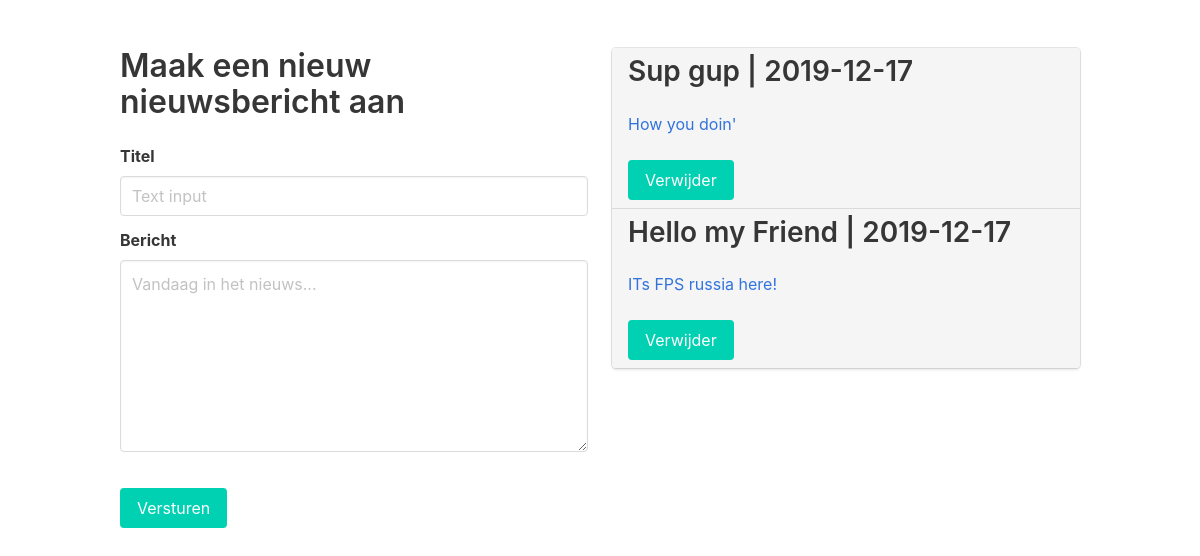
The page /news/ (signed in) on the database as committed earlier.
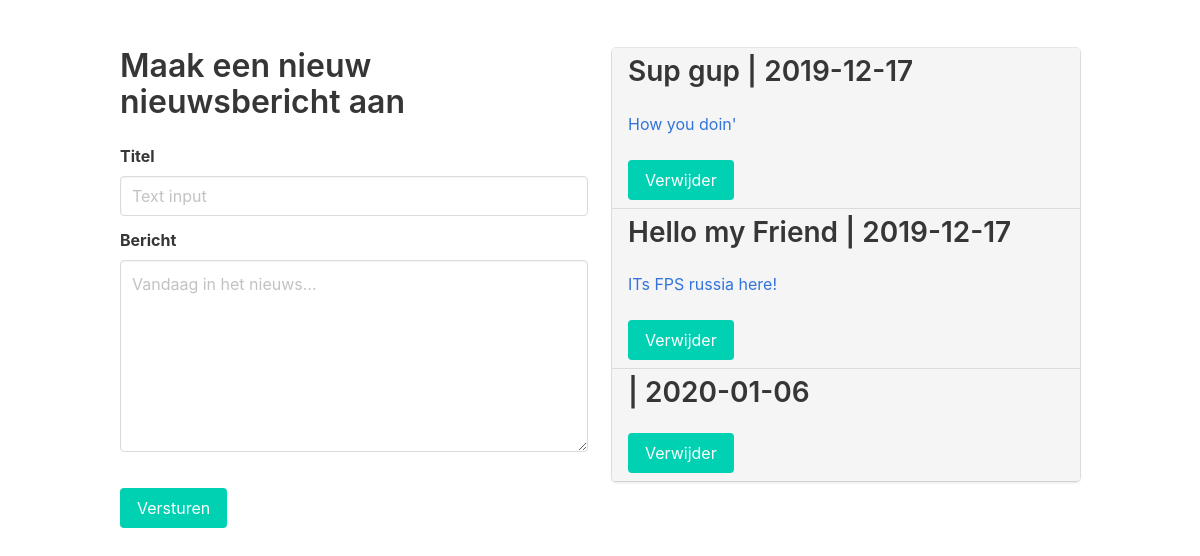
The same page on the database as committed later.
### flask_models.py (models this page shows, shortened)
class Post(db.Model):
    id = db.Column(db.Integer, primary_key=True)
    title = db.Column(db.String(128), nullable=False)
    content = db.Column(db.String(280), nullable=False)
    date_posted = db.Column(db.DateTime, nullable=False, default=datetime.now)

### app.py (the view)
@app.route('/news/')
@login_required
def index():
    all_posts = flask_models.Post.query.all()
    return render_template('index.html', data=all_posts)

### app.py (called while the page is built)
def login_required(f):
    @wraps(f)
    def wrap(*args, **kwargs):
        if 'logged_in' in session:
            return f(*args, **kwargs)
        else:
            flash("Login to acces the news page")
            return redirect('/news/login')
    return wrap

### templates/index.html (shortened to what this page needs)
{%extends 'base.html'%}
{%block content%}
<div class="columns">
    <div class="column is-6">
        <h2 class="title">Maak een nieuw nieuwsbericht aan</h2>
        <form action="/news/sendnews" method="post">
            <div class="field">
                <label class="label">Titel</label>
                <div class="control">
                    <input class="input" type="text" placeholder="Text input" name="post_title" maxlength="32" required>
                </div>
            </div>
            <div class="field">
                <label class="label">Bericht</label>
                <textarea class="textarea" placeholder="Vandaag in het nieuws..." rows="7" name="post_content"
                    maxlength="280" required></textarea>
            </div>
            <br>
            <button class="button is-primary" type="submit">Versturen</button>
        </form>
    </div>
    <div class="column is-6">
        <div class="list">
            <form action="/news/delete" method="post">
                {% for item in data %}
                <a class="list-item">
                    <div class="content">
                        <h2 class="title">{{item.title}} | {{item.date_posted.strftime('%Y-%m-%d')}}</h2>
                        <p>{{item.content}}</p>
                    </div>
                    <button class="button is-primary" type="submit" name="deletebutton"
                        value="{{item.id}}">Verwijder</button>
                </a>
                {% endfor %}
            </form>
        </div>
    </div>
</div>
{%endblock%}

### templates/base.html (shortened to what this page needs)
<!DOCTYPE html>
<html>
<head>
    <link rel="stylesheet" href="{{url_for('static', filename='news_css/bulma.css')}}">
    <link rel="stylesheet" href="{{url_for('static', filename='news_js/functions.js')}}">
</head>
<body>
    <section class="section">
        <div class="container">
            {%block content%}
            {%endblock%}
        </div>
    </section>
</body>
</html>

Rows that differ between the two databases and show on the page:
added Post: date_posted "2020-01-06", {{ item.id }} 3 (drawn)
